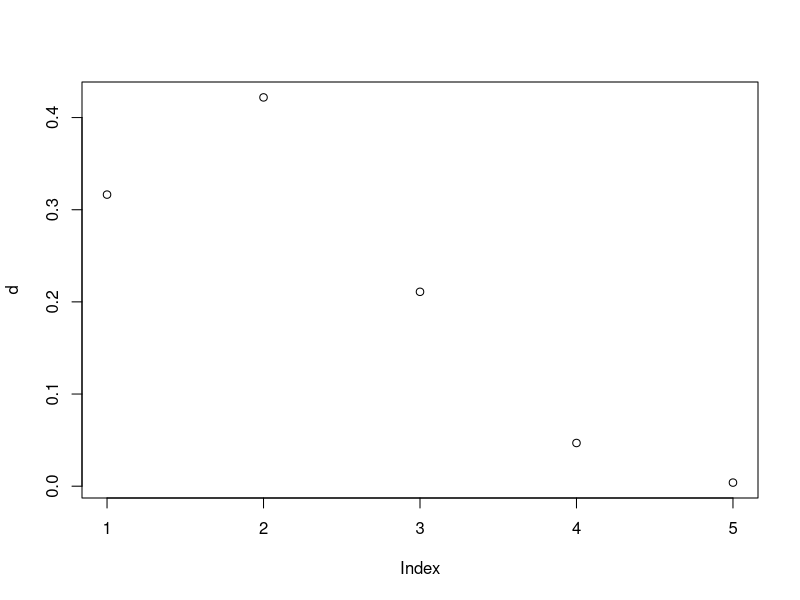
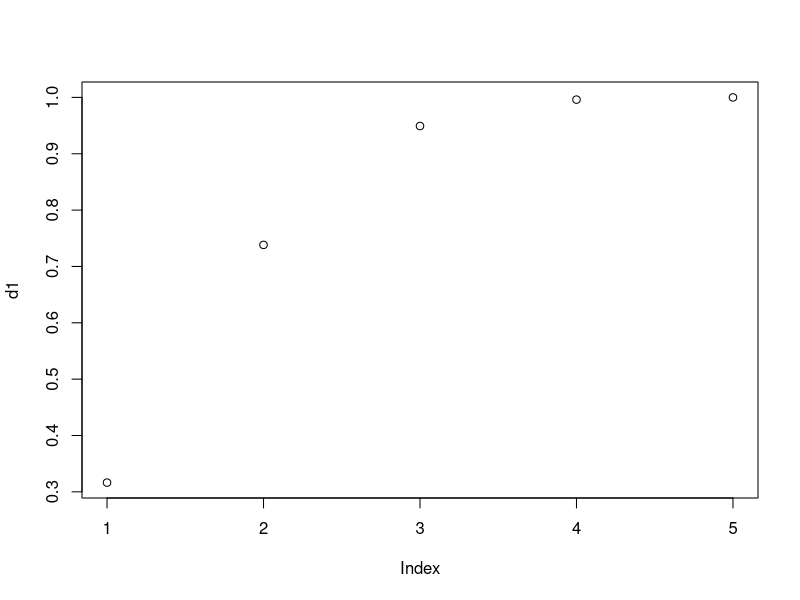
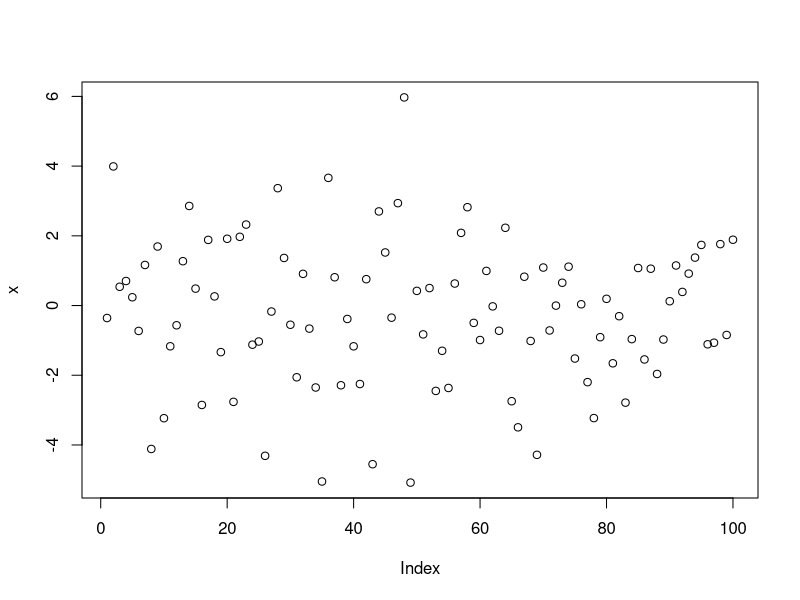
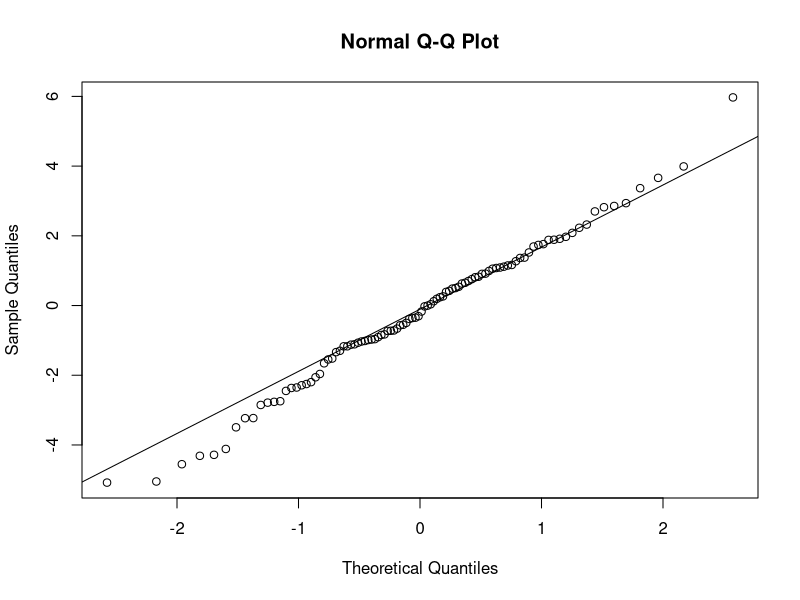
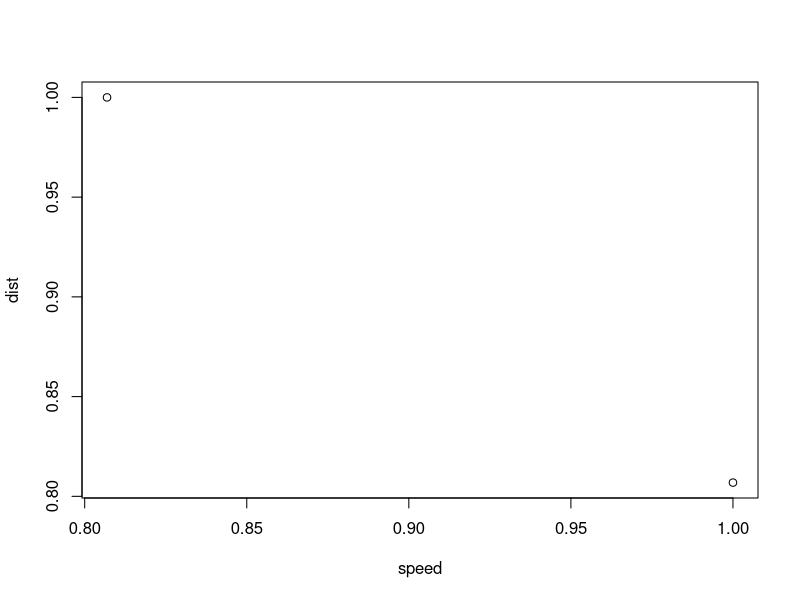
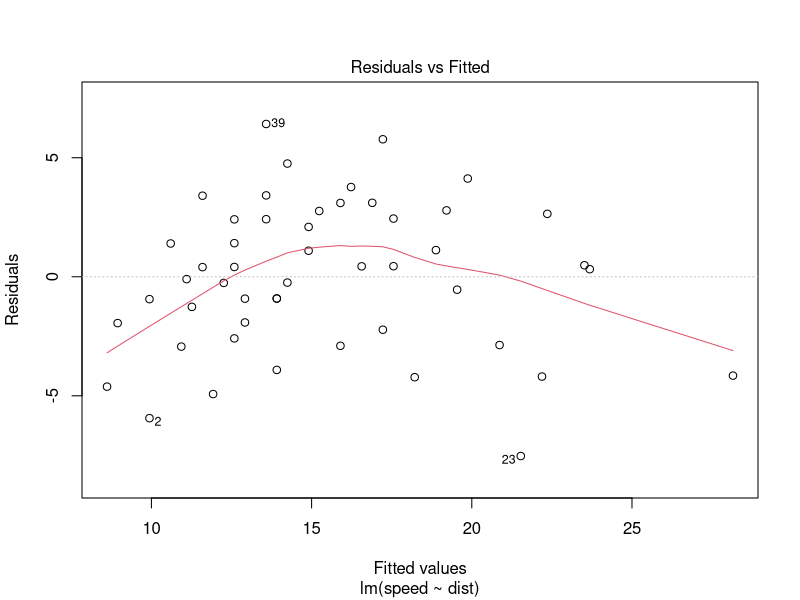
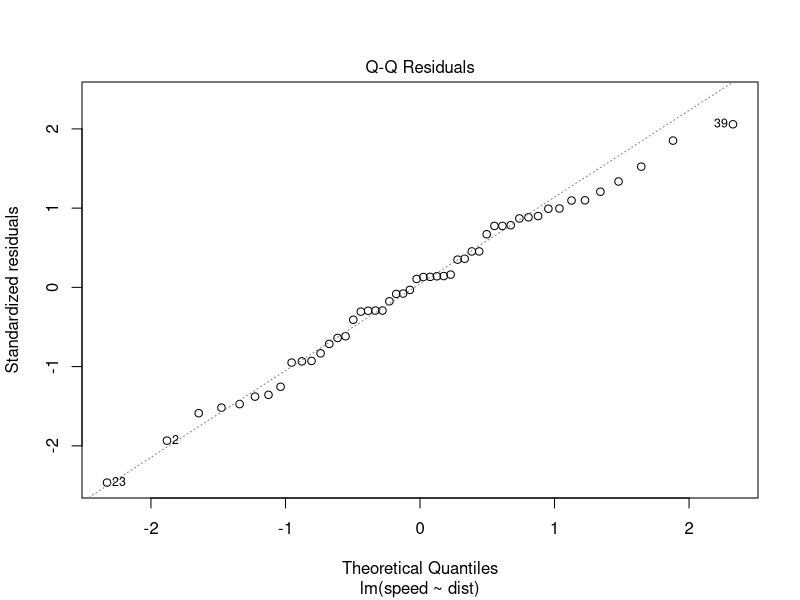
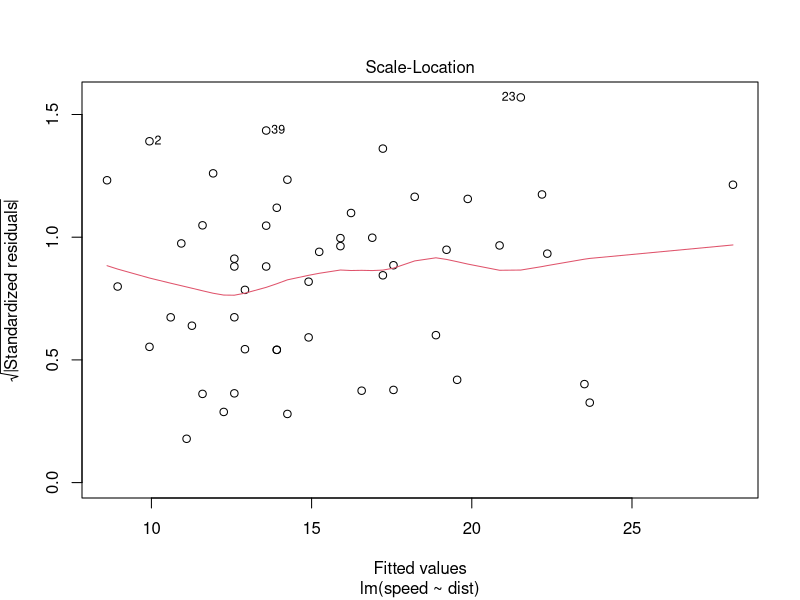

Write R code to recreate these figures, in order.
## ---- chunk 1
dbinom(3, 5, 0.5)
## ---- chunk 2
dbinom(0, 4, 0.25)
## ---- chunk 3
dbinom(1, 4, 0.25)
## ---- chunk 4
dbinom(2, 4, 0.25)
## ---- chunk 5
dbinom(3, 4, 0.25)
## ---- chunk 6
dbinom(4, 4, 0.25)
## ---- chunk 7
d <- c(dbinom(0, 4, 0.25),dbinom(1, 4, 0.25),dbinom(2, 4, 0.25),dbinom(3, 4, 0.25),dbinom(4, 4, 0.25))

plot(d)
## ---- chunk 8
pbinom(0, 4, 0.25)
## ---- chunk 9
pbinom(3, 4, 0.25)
## ---- chunk 10
d1 <- c(pbinom(0, 4, 0.25),pbinom(1, 4, 0.25),pbinom(2, 4, 0.25),pbinom(3, 4, 0.25),pbinom(4, 4, 0.25))

plot(d1)
## ---- chunk 11
dbinom(7, 12, 0.25)
## ---- chunk 12
dbinom(12, 12, 0.25)
## ---- chunk 13
pnorm(6, 8, 2)
## ---- chunk 14
pnorm(8, 8, 2)
## ---- chunk 15
pnorm(6, 8, 2, lower.tail = F)
## ---- chunk 16
pnorm(10, 8, 2, lower.tail = F)
## ---- chunk 17
pnorm(6, 8, 2) + pnorm(10, 8, 2, lower.tail = F)
## ---- chunk 18
pnorm(10, 8, 2) - pnorm(8, 8, 2)
## ---- chunk 19
x <- rnorm(100, sd = 2)
x
## ---- chunk 20
plot(x)
## ---- chunk 21
qqnorm(x)
qqline(x)
## ---- chunk 22
shapiro.test(x)
## ---- chunk 23
data("cars")

cars
## ---- chunk 24
dim(cars)
## ---- chunk 25
summary(cars)
## ---- chunk 26
cor(cars)
## ---- chunk 27
plot(cor(cars))
## ---- chunk 28
modelo <- lm(speed ~ dist, cars)
modelo
## ---- chunk 29
plot(modelo)
## ---- chunk 30
plot(speed ~ dist, data = cars)
abline(modelo) #linha de melhor ajuste
## ---- chunk 31
funcao <- function(interseccao, inclinacao, valor){
  return(interseccao + (inclinacao * valor))
}

funcao(modelo$coefficients[1], modelo$coefficients[2], 22 )
## ---- chunk 32
predict(modelo, data.frame(dist = 22))
